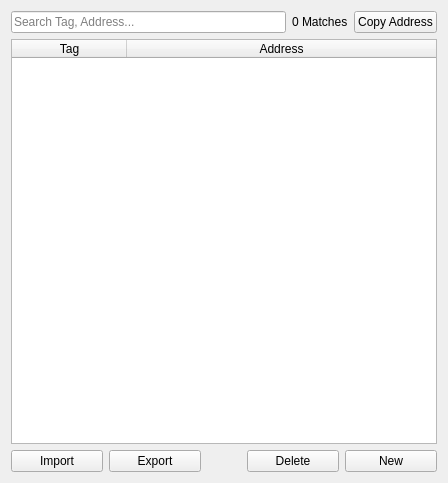
<?xml version="1.0" encoding="UTF-8"?>
<ui version="4.0">
 <class>PaymentAddressWindow</class>
 <widget class="QWidget" name="PaymentAddressWindow">
  <property name="geometry">
   <rect>
    <x>0</x>
    <y>0</y>
    <width>448</width>
    <height>483</height>
   </rect>
  </property>
  <property name="windowTitle">
   <string>Form</string>
  </property>
  <layout class="QHBoxLayout" name="horizontalLayout_2">
   <item>
    <layout class="QGridLayout" name="gridLayout">
     <item row="0" column="1">
      <widget class="QLabel" name="lblMatches">
       <property name="text">
        <string>0 Matches</string>
       </property>
      </widget>
     </item>
     <item row="2" column="0" colspan="3">
      <layout class="QHBoxLayout" name="horizontalLayout">
       <item>
        <widget class="QPushButton" name="btnImport">
         <property name="text">
          <string>Import</string>
         </property>
        </widget>
       </item>
       <item>
        <widget class="QPushButton" name="btnExport">
         <property name="text">
          <string>Export</string>
         </property>
        </widget>
       </item>
       <item>
        <spacer name="horizontalSpacer">
         <property name="orientation">
          <enum>Qt::Horizontal</enum>
         </property>
         <property name="sizeType">
          <enum>QSizePolicy::Preferred</enum>
         </property>
         <property name="sizeHint" stdset="0">
          <size>
           <width>40</width>
           <height>20</height>
          </size>
         </property>
        </spacer>
       </item>
       <item>
        <widget class="QPushButton" name="btnDelete">
         <property name="text">
          <string>Delete</string>
         </property>
        </widget>
       </item>
       <item>
        <widget class="QPushButton" name="btnNew">
         <property name="text">
          <string>New</string>
         </property>
        </widget>
       </item>
      </layout>
     </item>
     <item row="0" column="0">
      <widget class="QLineEdit" name="leSearch">
       <property name="placeholderText">
        <string>Search Tag, Address...</string>
       </property>
      </widget>
     </item>
     <item row="0" column="2">
      <widget class="QPushButton" name="btnCopy">
       <property name="text">
        <string>Copy Address</string>
       </property>
      </widget>
     </item>
     <item row="1" column="0" colspan="3">
      <widget class="QTableWidget" name="twAddress">
       <property name="autoScroll">
        <bool>true</bool>
       </property>
       <property name="selectionMode">
        <enum>QAbstractItemView::SingleSelection</enum>
       </property>
       <property name="selectionBehavior">
        <enum>QAbstractItemView::SelectRows</enum>
       </property>
       <property name="textElideMode">
        <enum>Qt::ElideRight</enum>
       </property>
       <property name="showGrid">
        <bool>true</bool>
       </property>
       <property name="gridStyle">
        <enum>Qt::SolidLine</enum>
       </property>
       <property name="wordWrap">
        <bool>true</bool>
       </property>
       <attribute name="horizontalHeaderDefaultSectionSize">
        <number>115</number>
       </attribute>
       <attribute name="horizontalHeaderShowSortIndicator" stdset="0">
        <bool>false</bool>
       </attribute>
       <attribute name="horizontalHeaderStretchLastSection">
        <bool>true</bool>
       </attribute>
       <column>
        <property name="text">
         <string>Tag</string>
        </property>
        <property name="textAlignment">
         <set>AlignCenter</set>
        </property>
       </column>
       <column>
        <property name="text">
         <string>Address</string>
        </property>
        <property name="textAlignment">
         <set>AlignCenter</set>
        </property>
       </column>
      </widget>
     </item>
    </layout>
   </item>
  </layout>
 </widget>
 <resources/>
 <connections/>
</ui>
